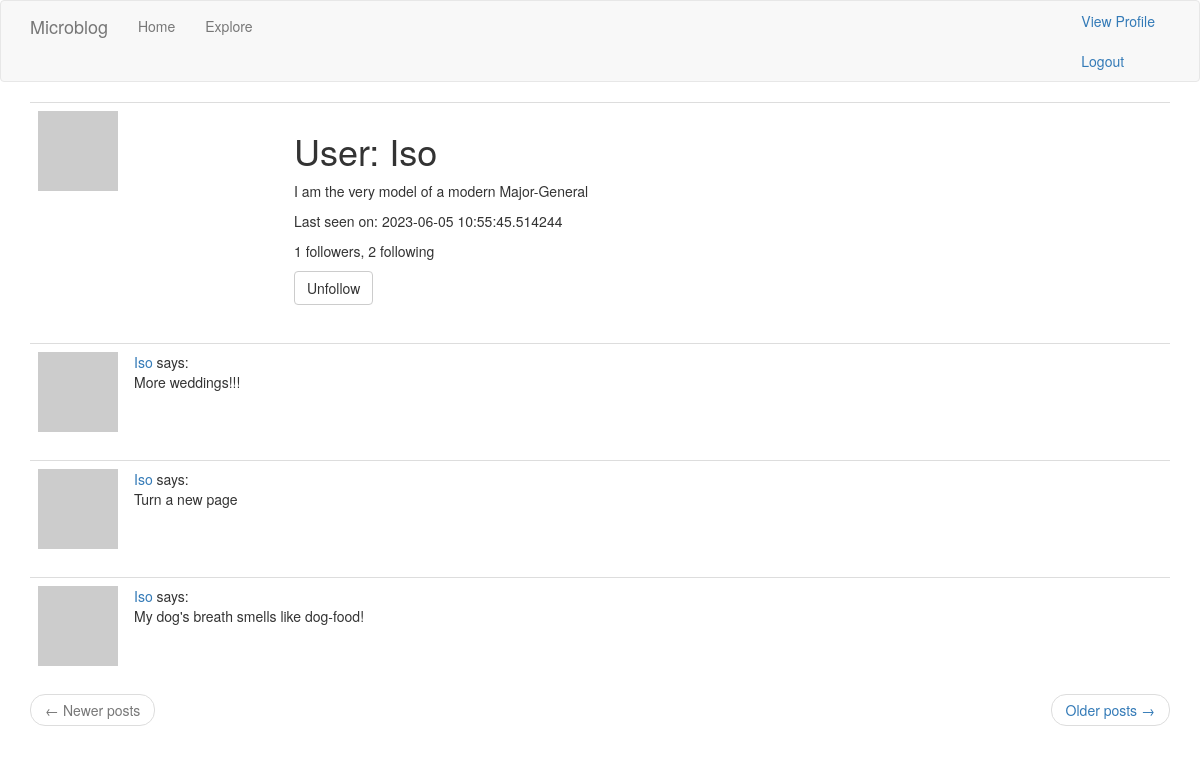
Screenshot of /user/Iso (signed in) with the database file from the repository.
### app/models.py (models this page shows, shortened)
class User(UserMixin, db.Model):
    id = db.Column(db.Integer, primary_key=True)
    username = db.Column(db.String(64), index=True, unique=True)
    email = db.Column(db.String(120), index=True, unique=True)
    password_hash = db.Column(db.String(128))
    posts = db.relationship('Post', backref='author', lazy='dynamic')
    about_me = db.Column(db.String(140))
    last_seen = db.Column(db.DateTime, default=datetime.utcnow)
    followed = db.relationship(
        'User', secondary=followers,
        primaryjoin=(followers.c.follower_id == id),
        secondaryjoin=(followers.c.followed_id == id),
        backref=db.backref('followers', lazy='dynamic'), lazy='dynamic'
    )
    def avatar(self, size):
        digest = md5(self.email.lower().encode('utf-8')).hexdigest()
        return f'https://www.gravatar.com/avatar/{digest}?d=identicon&s={size}'
    def is_following(self, user):
        return self.followed.filter(followers.c.followed_id == user.id).count() > 0

class Post(db.Model):
    id = db.Column(db.Integer, primary_key=True)
    body = db.Column(db.String(140))
    timestamp = db.Column(db.DateTime, index=True, default=datetime.utcnow)
    user_id = db.Column(db.Integer, db.ForeignKey('user.id'))

### app/routes.py (the view)
@app.route('/user/<username>')
@login_required
def user(username):
    user = User.query.filter_by(username=username).first_or_404()
    page = request.args.get(key='page', default=1, type=int)
    posts = user.posts.order_by(Post.timestamp.desc()).paginate(
        page=page, per_page=app.config['POSTS_PER_PAGE'], error_out=False
    )
    next_url = url_for('user', username=username, page=posts.next_num) if posts.has_next else None
    prev_url = url_for('user', username=username, page=posts.prev_num) if posts.has_prev else None
    form = EmptyForm()
    return render_template('user.html', user=user, posts=posts.items, form=form, next_url=next_url, prev_url=prev_url)

### app/forms.py
class EmptyForm(FlaskForm):
    submit = SubmitField('Submit')

### app/models.py (called while the page is built)
@login.user_loader
def load_user(id):
    return User.query.get(int(id))

### app/routes.py (called while the page is built)
@app.before_request
def before_request():
    if current_user.is_authenticated:
        current_user.last_seen = datetime.utcnow()
        db.session.commit()

### app/templates/user.html (shortened to what this page needs)
{% extends "base.html" %}
{% block app_content %}
    <table class="table table-hover">
        <tr>
          <td width="256px"><img src="{{ user.avatar(256) }}"></td>
          <td>
            <h1>User: {{user.username}}</h1>
            {% if user.about_me %} <p>{{ user.about_me }}</p>{% endif %}
            {% if user.last_seen %} <p>Last seen on: {{ user.last_seen }}</p>{% endif %}
            <p>{{ user.followers.count() }} followers, {{ user.followed.count() }} following</p>
            {% if user == current_user %}
            <p><a href="{{ url_for('edit_profile') }}">Edit your profile</a></p>
              {% else %}
              <p>
                <form action="{{ url_for('unfollow', username=user.username) }}" method="post">
                    {{ form.submit(value='Unfollow', class='btn btn-default') }}
                </form>
              </p>
            {% endif %}
          </td>
        </tr>
    </table>
    {% for post in posts %}
        {% include '_post.html' %}
    {% endfor %}
    <nav aria-label="...">
        <ul class="pager">
            <li class="previous{% if not prev_url %} disabled{% endif %}">
                <a href="{{ prev_url or '#' }}">
                    <span aria-hidden="true">&larr;</span> Newer posts
                </a>
            </li>
            <li class="next{% if not next_url %} disabled{% endif %}">
                <a href="{{ next_url or '#' }}">
                    Older posts <span aria-hidden="true">&rarr;</span>
                </a>
            </li>
        </ul>
    </nav>
{% endblock %}

### app/templates/_post.html
<table class="table table-hover">
    <tr>
        <td width="70px">
            <a href="{{ url_for('user', username=post.author.username) }}">
                <img src="{{ post.author.avatar(70) }}">
            </a>
        </td>
        <td>
            <a href="{{ url_for('user', username=post.author.username) }}">
                {{ post.author.username }}
            </a>
            says:<br>
            {{post.body}}
        </td>
    </tr>
</table>

### rows the page displays
User: username "Iso", about_me "I am the very model of a modern Major-General", last_seen "2023-06-05 10:55:45.514244"
Post: author.username "Iso", body "More weddings!!!"
Post: author.username "Iso", body "Turn a new page"
Post: author.username "Iso", body "My dog's breath smells like dog-food!"

### other values shown
{{ user.followers.count() }} "1"
{{ user.followed.count() }} "2"
